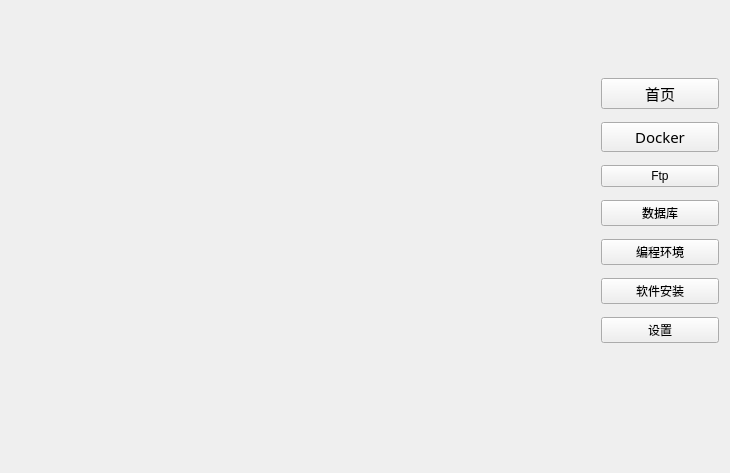
<?xml version="1.0" encoding="UTF-8"?>
<ui version="4.0">
 <class>Widget</class>
 <widget class="QWidget" name="Widget">
  <property name="geometry">
   <rect>
    <x>0</x>
    <y>0</y>
    <width>730</width>
    <height>473</height>
   </rect>
  </property>
  <property name="windowTitle">
   <string>Widget</string>
  </property>
  <widget class="QWidget" name="top_menu" native="true">
   <property name="geometry">
    <rect>
     <x>0</x>
     <y>0</y>
     <width>731</width>
     <height>60</height>
    </rect>
   </property>
  </widget>
  <widget class="QWidget" name="left_menu2" native="true">
   <property name="geometry">
    <rect>
     <x>590</x>
     <y>60</y>
     <width>140</width>
     <height>301</height>
    </rect>
   </property>
   <layout class="QVBoxLayout" name="verticalLayout">
    <item>
     <widget class="QPushButton" name="menu_home">
      <property name="font">
       <font>
        <family>Zeniq</family>
        <pointsize>11</pointsize>
        <weight>50</weight>
        <italic>false</italic>
        <bold>false</bold>
       </font>
      </property>
      <property name="styleSheet">
       <string notr="true">font: 11pt &quot;Zeniq&quot;;</string>
      </property>
      <property name="text">
       <string>首页</string>
      </property>
      <property name="flat">
       <bool>false</bool>
      </property>
     </widget>
    </item>
    <item>
     <widget class="QPushButton" name="menu_docker">
      <property name="font">
       <font>
        <family>Zeniq</family>
        <pointsize>11</pointsize>
        <weight>50</weight>
        <italic>false</italic>
        <bold>false</bold>
       </font>
      </property>
      <property name="styleSheet">
       <string notr="true">font: 11pt &quot;Zeniq&quot;;</string>
      </property>
      <property name="text">
       <string>Docker</string>
      </property>
      <property name="flat">
       <bool>false</bool>
      </property>
     </widget>
    </item>
    <item>
     <widget class="QPushButton" name="menu_ftp">
      <property name="styleSheet">
       <string notr="true">font: 11pt &quot;Zeniq&quot;;</string>
      </property>
      <property name="text">
       <string>Ftp</string>
      </property>
      <property name="flat">
       <bool>false</bool>
      </property>
     </widget>
    </item>
    <item>
     <widget class="QPushButton" name="menu_sql">
      <property name="styleSheet">
       <string notr="true">font: 11pt &quot;Zeniq&quot;;</string>
      </property>
      <property name="text">
       <string>数据库</string>
      </property>
      <property name="flat">
       <bool>false</bool>
      </property>
     </widget>
    </item>
    <item>
     <widget class="QPushButton" name="menu_programming">
      <property name="styleSheet">
       <string notr="true">font: 11pt &quot;Zeniq&quot;;</string>
      </property>
      <property name="text">
       <string>编程环境</string>
      </property>
      <property name="flat">
       <bool>false</bool>
      </property>
     </widget>
    </item>
    <item>
     <widget class="QPushButton" name="menu_software">
      <property name="styleSheet">
       <string notr="true">font: 11pt &quot;Zeniq&quot;;</string>
      </property>
      <property name="text">
       <string>软件安装</string>
      </property>
      <property name="flat">
       <bool>false</bool>
      </property>
     </widget>
    </item>
    <item>
     <widget class="QPushButton" name="menu_setting">
      <property name="styleSheet">
       <string notr="true">font: 11pt &quot;Zeniq&quot;;</string>
      </property>
      <property name="text">
       <string>设置</string>
      </property>
      <property name="flat">
       <bool>false</bool>
      </property>
     </widget>
    </item>
   </layout>
  </widget>
  <widget class="QWidget" name="left_menu" native="true">
   <property name="geometry">
    <rect>
     <x>0</x>
     <y>60</y>
     <width>140</width>
     <height>411</height>
    </rect>
   </property>
   <layout class="QVBoxLayout" name="verticalLayout_2"/>
  </widget>
  <widget class="QWidget" name="right_menu" native="true">
   <property name="geometry">
    <rect>
     <x>460</x>
     <y>60</y>
     <width>140</width>
     <height>411</height>
    </rect>
   </property>
   <layout class="QVBoxLayout" name="verticalLayout_3"/>
  </widget>
 </widget>
 <layoutdefault spacing="6" margin="11"/>
 <resources/>
 <connections/>
</ui>
